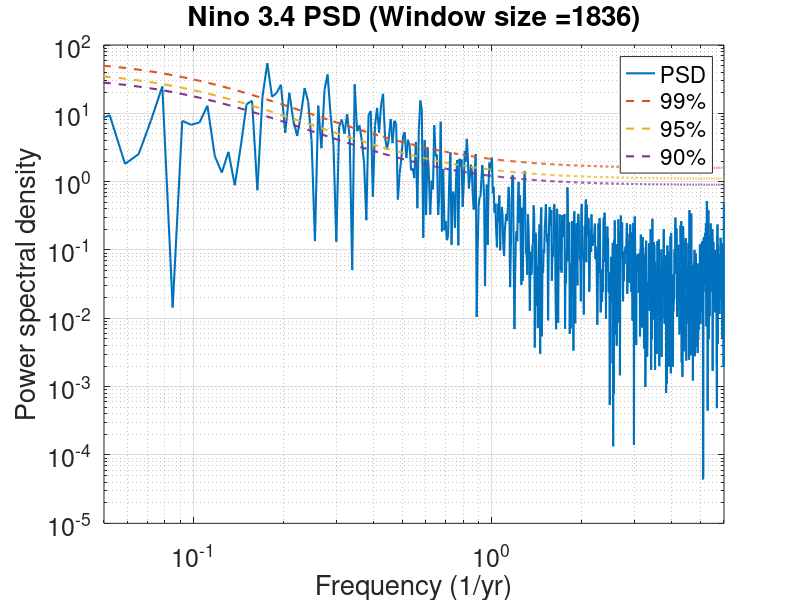
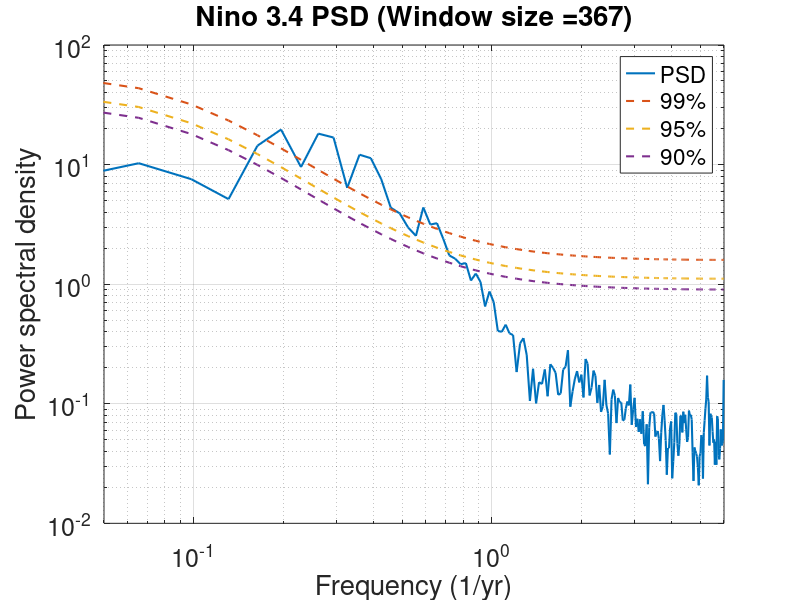
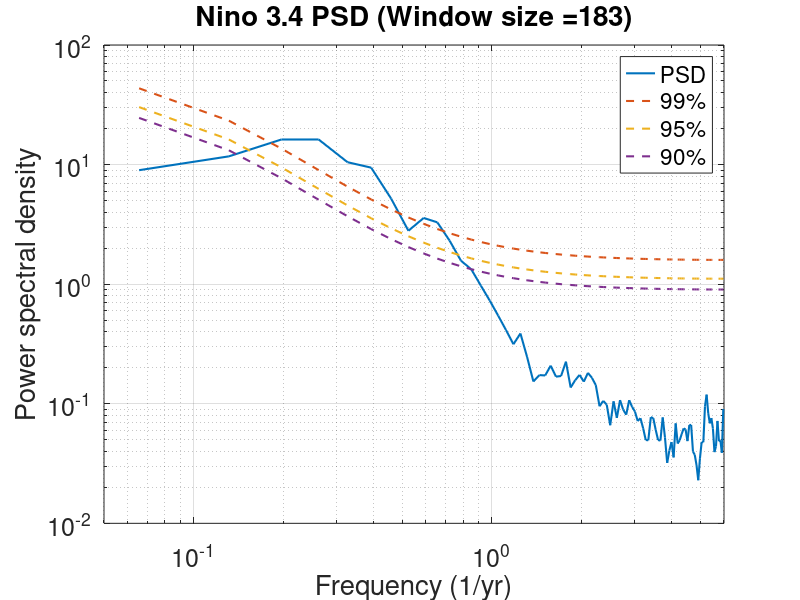
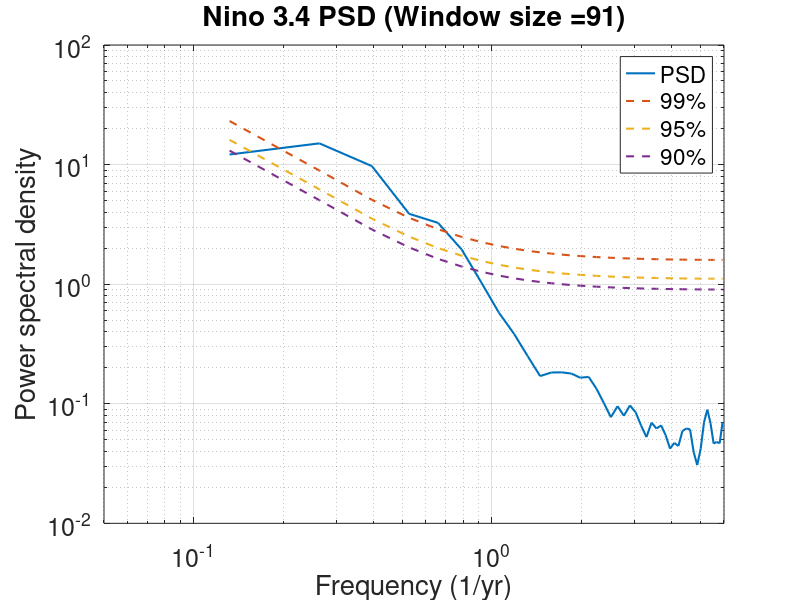

The MATLAB script that drew these images, in order:
%%
clear all; close all
cd('/Users/daewonkim/Documents/Data/Nino34')
data = importdata('Nino34_index.txt');
nino34=reshape(data(:,2:13)',1,[]);

de_nino34=detrend(nino34,1);
% Generate time series from an AR(1) model
a = 0.95;            % autoregressive coefficient close to 1
sigma = std(de_nino34);           % standard deviation of error term

% Define window sizes to test
sz=size(de_nino34);
windows = floor([sz(2)/1, sz(2)/5, sz(2)/10, sz(2)/20, sz(2)/50, sz(2)/100]);

% Calculate power spectral density (PSD) and red noise spectrum for each window size
for i = 1:length(windows)
    window = windows(i);
    [P,f] = pwelch(de_nino34, window, [], [], 1);
    rednoise = sigma^2 ./ (1 - a*exp(-2*pi*f*1j)); % red noise spectrum
%     rednoise = sigma^2 ./ (1 - (2*a*cos(2*pi*f)) + (a^2));
    ub90 = chi2inv(0.95,2) .* rednoise ./ 2;
    ub95 = chi2inv(0.975,2) .* rednoise ./ 2;
    ub99 = chi2inv(0.995,2) .* rednoise ./ 2;
    % Plot PSD and its red noise spectrum for the current window size
    f1=figure;
    set(f1,'OuterPosition', [900, 400, 1500, 700])
    loglog(f*12,P,'linewidth',1.5)                  % plot PSD in log-log scale
    hold on;
    box on; grid on;
%     loglog(f,rednoise,'r--');     % overlay red noise spectrum in red dashed line
    loglog(f*12,ub99,'--','linewidth',1.5)           % overlay lower bound of confidence interval in black dashed line
    loglog(f*12,ub95,'--','linewidth',1.5)           % overlay upper bound of confidence interval in black dashed line
    loglog(f*12,ub90,'--','linewidth',1.5)           % overlay upper bound of confidence interval in black dashed line
    xlabel('Frequency (1/yr)','fontsize',18);
    ylabel('Power spectral density','fontsize',18);
    xlim([0.05 6])
    legend('PSD','99%','95%','90%','fontsize',16);
    set(gca,'fontsize',18)
    title(sprintf('Window size = %d', window));
    title(strcat('Nino 3.4 PSD (Window size = ', num2str(window),')'),'fontsize',20);
    print('-dpng',strcat('Nino3.4_PSD_w',num2str(window),'.png'))
    close all
end
